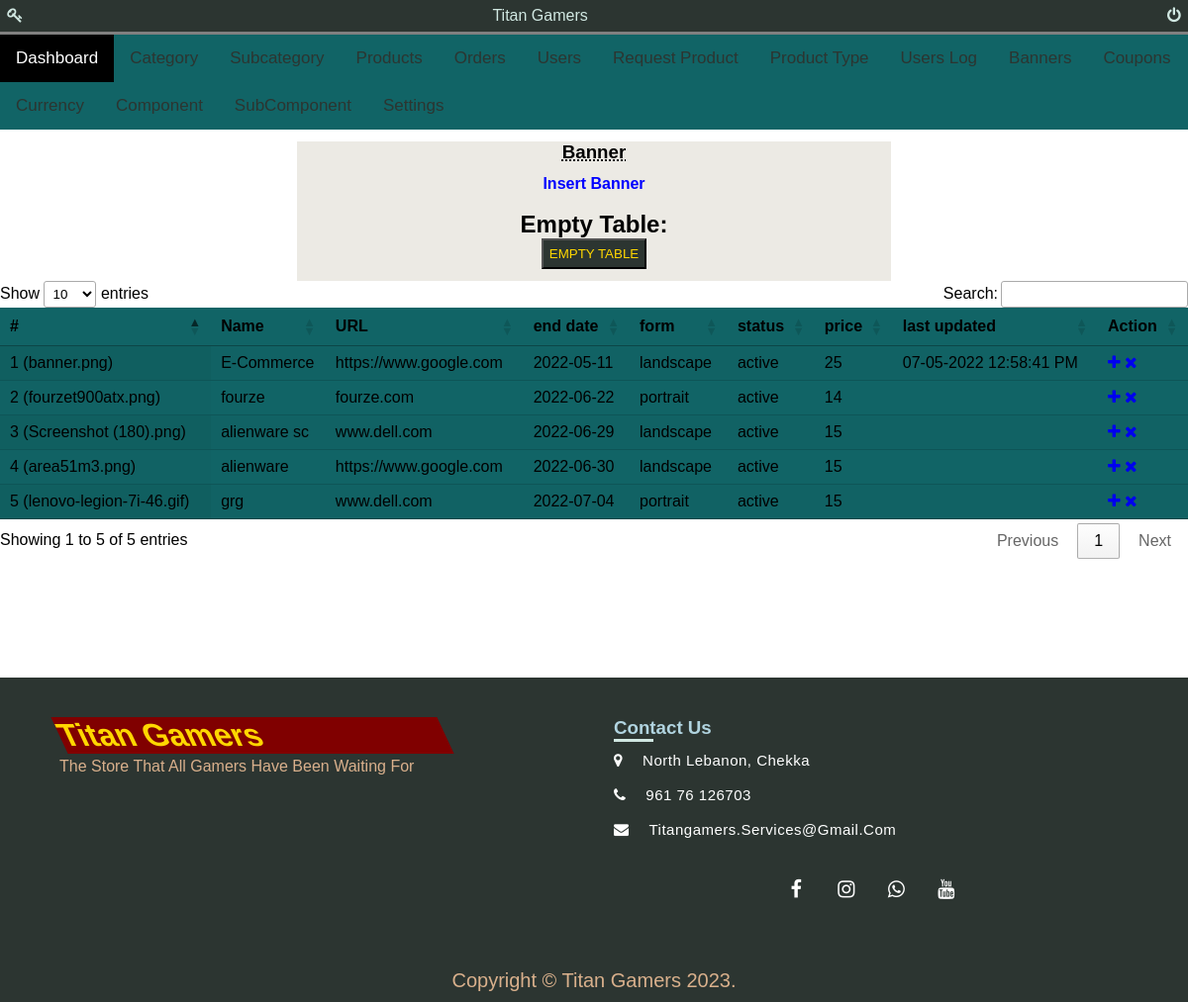
The app's page /admin/titan_banners.php (signed in) with its own data.
### tables this page shows
CREATE TABLE `banners` (
  `id` int(11) NOT NULL,
  `bannerToken` varchar(255) NOT NULL,
  `name` varchar(255) NOT NULL,
  `URL` varchar(255) NOT NULL,
  `image` varchar(255) NOT NULL,
  `endDate` varchar(255) NOT NULL,
  `form` varchar(255) NOT NULL,
  `status` varchar(255) NOT NULL,
  `price` int(11) NOT NULL,
  `updateDate` varchar(255) NOT NULL
);

### admin/titan_banners.php (the view, shortened to what this page needs)
<?php
include 'db/connection.php';
if(strlen($_SESSION['email']) === 0 ){
  header("location: index.php");
}
else{
 ?>
 <html>
    <head>
  	<link href="https://cdn.datatables.net/1.11.3/css/jquery.dataTables.min.css" rel="stylesheet">
  	<link rel="stylesheet" href="https://cdnjs.cloudflare.com/ajax/libs/font-awesome/4.7.0/css/font-awesome.min.css">
  	<link href="css/admin.css" rel="stylesheet">
    </head>
    <body>
      <?php include 'include/sidebar.inc.php'; ?>
      <center>
      	<div class="container">
      							<div class="titlewrapper">
      								<h3 class="title">Banner</h3>
                      <h4 class="subtitle"><a href="titan_insertbanners.php" class="subtitle-link">insert banner</a></h4>
      							</div>
      <div class="wrapper">
      <div class="wrapper">
      		<br />
      <form method="post">
        <h2>Empty Table:</h2>
        <button type="submit" name="truncateBannerTable" class="adminform_btn" onClick="return confirm('Are you sure you want to Empty this Table?')">Empty Table</button>
      </form>
    </div>
    </center>
    <table id="datable" class="display" style="width:100%">
        <thead>
          <tr>
            <th id="custom_td">#</th>
            <th id="custom_td"> Name</th>
            <th id="custom_td">URL </th>
            <th id="custom_td">end date</th>
            <th id="custom_td">form</th>
            <th id="custom_td">status</th>
            <th id="custom_td">price</th>
            <th id="custom_td">last updated</th>
            <th id="custom_td">Action</th>
          </tr>
        </thead>
        <tbody>
<?php $query=mysqli_query($con,"SELECT * FROM banners");
$cnt=1;
while($row=mysqli_fetch_array($query))
{
?>
          <tr id="custom_tr">
            <td><?php echo htmlentities($cnt);?></td>
            <td id="cap_username"><?php echo htmlentities($row['name']);?></td>
            <td><?php echo htmlentities($row['URL']);?></td>
            <td><?php echo htmlentities($row['image']);?></td>
            <td> <?php echo htmlentities($row['endDate']);?></td>
            <td><?php echo htmlentities($row['form']);?></td>
            <td><?php echo htmlentities($row['status']);?></td>
            <td><?php echo htmlentities($row['price']);?></td>
            <td><?php echo htmlentities($row['updateDate']);?></td>
            <td>
            <a href="titan_editbanners.php?bannerToken=<?php echo $row['bannerToken']?>" ><i class="fa fa-plus"></i></a>
            <a href="titan_banners.php?bannerToken=<?php echo $row['bannerToken']?>&del=delete" onClick="return confirm('Are you sure you want to delete?')"><i class="fa fa-times"></i></a></td>
          </tr>
          <?php $cnt=$cnt+1; } ?>
      </table>
<?php include('include/footer.inc.php');?>
    </body>
 </html>
<?php } ?>

### admin/css/admin.css (style rules this page uses)
.container { background-color: #ECEAE4; width: 50%; }
.titlewrapper .title { text-transform: capitalize; font-family: sans-serif; transition: 1s; text-decoration: underline; text-decoration-style: dotted; font-weight: 900; margin-top: 2%; background-clip: text; -webkit-background-clip: text; -webkit-text-stroke: 8px transparent; }
.titlewrapper .subtitle { margin-top: 2%; }
.titlewrapper .subtitle-link { text-decoration: none; text-transform: capitalize; font-weight: bolder; color: blue; }
table { background-color: #116466; }
.adminform_btn { color: gold; background-color: #2C3531; padding: 1%; text-transform: uppercase; margin-bottom: 2%; }

### admin/css/footer.css (style rules this page uses)
.body_footer { position: relative; padding-bottom: 448px; min-height: 100vh; }

### admin/include/sidebar.inc.php (style rules this page uses)
* { margin: 0; padding: 0; box-sizing: border-box; font-family: sans-serif; }

### records on screen
banners: name "E-Commerce", URL "https://www.google.com", image "banner.png)", endDate "2022-05-11", form "landscape", status "active", price "25", updateDate "07-05-2022 12:58:41 PM"
banners: name "fourze", URL "fourze.com", image "fourzet900atx.png)", endDate "2022-06-22", form "portrait", status "active", price "14"
banners: name "alienware sc", URL "www.dell.com", image "Screenshot (180).png)", endDate "2022-06-29", form "landscape", status "active", price "15"
banners: name "alienware", URL "https://www.google.com", image "area51m3.png)", endDate "2022-06-30", form "landscape", status "active", price "15"
banners: name "grg", URL "www.dell.com", image "lenovo-legion-7i-46.gif)", endDate "2022-07-04", form "portrait", status "active", price "15"
